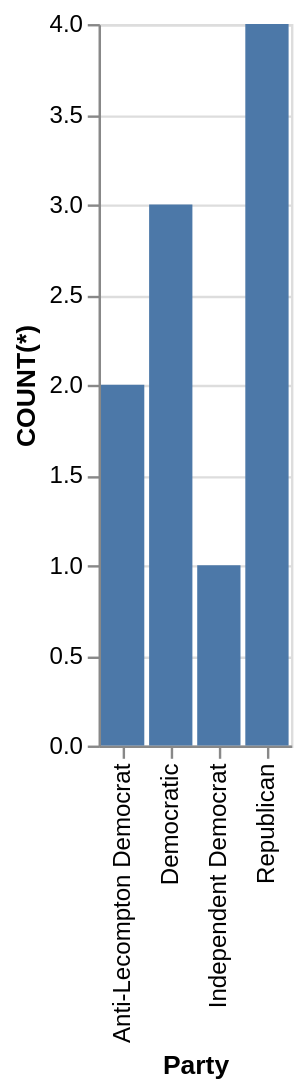

Vega-Lite specification stored for this chart:
### Vega-Lite specification from a JSON file in a GitHub repository (floating-point values rounded to 4 significant figures)
{"data": {"values": [{"x_data": "Anti-Lecompton Democrat", "y_data": 2}, {"x_data": "Democratic", "y_data": 3}, {"x_data": "Independent Democrat", "y_data": 1}, {"x_data": "Republican", "y_data": 4}]}, "mark": "bar", "encoding": {"x": {"field": "x_data", "type": "nominal", "title": "Party", "sort": "ascending"}, "y": {"field": "y_data", "type": "quantitative", "title": "COUNT(*)"}}}
